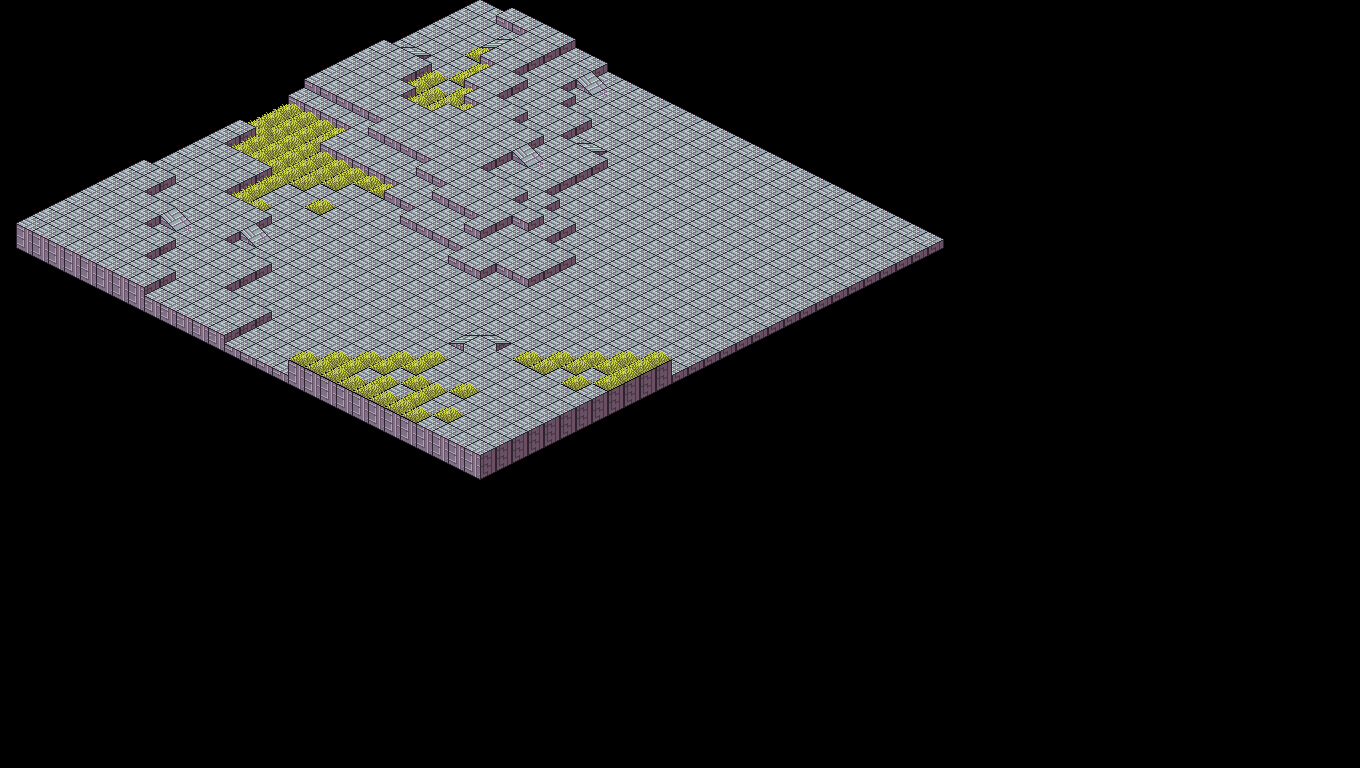

A level layout from a 2D game, rendered from its tile map. Below: a short description, then the map file with tile-grid data replaced by summaries:
An orthogonal 85x96 tile map with 16x8 px tiles, 6 tile layers (niv -1, niv 0, niv 0.5, niv 1, ...).

<map version="1.10" tiledversion="1.10.2" orientation="orthogonal" renderorder="right-down" width="85" height="96" tilewidth="16" tileheight="8" infinite="0" nextlayerid="7" nextobjectid="1">
 <tileset firstgid="1" source="tileset-1.tsx" />
 <layer id="1" name="niv -1" width="85" height="96">
  <data>[8160 cells, 290 non-empty, 10 distinct tile ids]</data>
 </layer>
 <layer id="2" name="niv 0" width="85" height="96">
  <data>[8160 cells, 1862 non-empty, 21 distinct tile ids]</data>
 </layer>
 <layer id="3" name="niv 0.5" width="85" height="96">
  <data>[8160 cells, 198 non-empty, 12 distinct tile ids]</data>
 </layer>
 <layer id="4" name="niv 1" width="85" height="96">
  <data>[8160 cells, 664 non-empty, 26 distinct tile ids]</data>
 </layer>
 <layer id="5" name="niv 1.5" width="85" height="96">
  <data>[8160 cells, 185 non-empty, 22 distinct tile ids]</data>
 </layer>
 <layer id="6" name="niv 2" width="85" height="96">
  <data>[8160 cells, 520 non-empty, 35 distinct tile ids]</data>
 </layer>
</map>